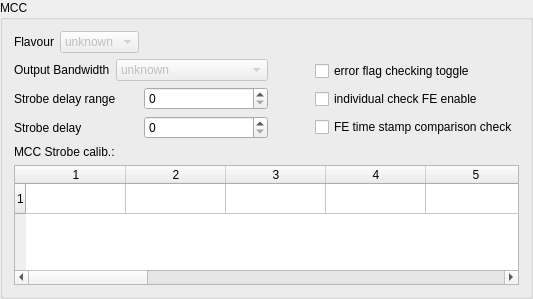
            <widget class="QGroupBox" name="MCCGroup">
             <property name="title">
              <string>MCC</string>
             </property>
             <layout class="QVBoxLayout" name="verticalLayout_6">
              <item>
               <layout class="QVBoxLayout">
                <item>
                 <layout class="QHBoxLayout">
                  <item>
                   <layout class="QHBoxLayout">
                    <property name="spacing">
                     <number>6</number>
                    </property>
                    <property name="margin">
                     <number>0</number>
                    </property>
                    <item>
                     <widget class="QLabel" name="PhiClockLabel_2_3_2">
                      <property name="text">
                       <string>Flavour</string>
                      </property>
                      <property name="wordWrap">
                       <bool>false</bool>
                      </property>
                     </widget>
                    </item>
                    <item>
                     <widget class="QComboBox" name="MCCflavour">
                      <property name="enabled">
                       <bool>false</bool>
                      </property>
                      <item>
                       <property name="text">
                        <string>unknown</string>
                       </property>
                      </item>
                      <item>
                       <property name="text">
                        <string>MCC-I1</string>
                       </property>
                      </item>
                      <item>
                       <property name="text">
                        <string>MCC-I2</string>
                       </property>
                      </item>
                     </widget>
                    </item>
                   </layout>
                  </item>
                  <item>
                   <spacer name="spacer11">
                    <property name="orientation">
                     <enum>Qt::Horizontal</enum>
                    </property>
                    <property name="sizeType">
                     <enum>QSizePolicy::Expanding</enum>
                    </property>
                    <property name="sizeHint" stdset="0">
                     <size>
                      <width>201</width>
                      <height>20</height>
                     </size>
                    </property>
                   </spacer>
                  </item>
                 </layout>
                </item>
                <item>
                 <layout class="QHBoxLayout">
                  <item>
                   <layout class="QVBoxLayout">
                    <item>
                     <layout class="QHBoxLayout">
                      <property name="spacing">
                       <number>6</number>
                      </property>
                      <property name="margin">
                       <number>0</number>
                      </property>
                      <item>
                       <widget class="QLabel" name="BwidthLabel">
                        <property name="text">
                         <string>Output Bandwidth</string>
                        </property>
                        <property name="wordWrap">
                         <bool>false</bool>
                        </property>
                       </widget>
                      </item>
                      <item>
                       <widget class="QComboBox" name="MCC_Bwidth">
                        <property name="enabled">
                         <bool>false</bool>
                        </property>
                        <item>
                         <property name="text">
                          <string>unknown</string>
                         </property>
                        </item>
                        <item>
                         <property name="text">
                          <string>40 Mb/sec - single link</string>
                         </property>
                        </item>
                        <item>
                         <property name="text">
                          <string>40Mb/sec - dual link</string>
                         </property>
                        </item>
                        <item>
                         <property name="text">
                          <string>80Mb/sec - single link</string>
                         </property>
                        </item>
                        <item>
                         <property name="text">
                          <string>80Mb/sec - dual link</string>
                         </property>
                        </item>
                       </widget>
                      </item>
                     </layout>
                    </item>
                    <item>
                     <layout class="QHBoxLayout">
                      <property name="spacing">
                       <number>6</number>
                      </property>
                      <property name="margin">
                       <number>0</number>
                      </property>
                      <item>
                       <widget class="QLabel" name="TextLabel1">
                        <property name="text">
                         <string>Strobe delay range</string>
                        </property>
                        <property name="wordWrap">
                         <bool>false</bool>
                        </property>
                       </widget>
                      </item>
                      <item>
                       <widget class="QSpinBox" name="StrbDelrg">
                        <property name="enabled">
                         <bool>true</bool>
                        </property>
                        <property name="maximum">
                         <number>15</number>
                        </property>
                       </widget>
                      </item>
                     </layout>
                    </item>
                    <item>
                     <layout class="QHBoxLayout">
                      <property name="spacing">
                       <number>6</number>
                      </property>
                      <property name="margin">
                       <number>0</number>
                      </property>
                      <item>
                       <widget class="QLabel" name="TextLabel1_2">
                        <property name="text">
                         <string>Strobe delay         </string>
                        </property>
                        <property name="wordWrap">
                         <bool>false</bool>
                        </property>
                       </widget>
                      </item>
                      <item>
                       <widget class="QSpinBox" name="StrbDel">
                        <property name="enabled">
                         <bool>true</bool>
                        </property>
                        <property name="maximum">
                         <number>63</number>
                        </property>
                       </widget>
                      </item>
                     </layout>
                    </item>
                   </layout>
                  </item>
                  <item>
                   <spacer name="spacer23">
                    <property name="orientation">
                     <enum>Qt::Horizontal</enum>
                    </property>
                    <property name="sizeType">
                     <enum>QSizePolicy::Expanding</enum>
                    </property>
                    <property name="sizeHint" stdset="0">
                     <size>
                      <width>41</width>
                      <height>21</height>
                     </size>
                    </property>
                   </spacer>
                  </item>
                  <item>
                   <layout class="QVBoxLayout">
                    <item>
                     <widget class="QCheckBox" name="MCC_ErrorFlag">
                      <property name="enabled">
                       <bool>true</bool>
                      </property>
                      <property name="text">
                       <string>error flag checking toggle</string>
                      </property>
                     </widget>
                    </item>
                    <item>
                     <widget class="QCheckBox" name="MCC_FECheck">
                      <property name="text">
                       <string>individual check FE enable</string>
                      </property>
                     </widget>
                    </item>
                    <item>
                     <widget class="QCheckBox" name="MCC_TimeStampComp">
                      <property name="text">
                       <string>FE time stamp comparison check</string>
                      </property>
                     </widget>
                    </item>
                   </layout>
                  </item>
                 </layout>
                </item>
                <item>
                 <layout class="QVBoxLayout">
                  <item>
                   <widget class="QLabel" name="MCCStrCalLabel">
                    <property name="text">
                     <string>MCC Strobe calib.:</string>
                    </property>
                    <property name="wordWrap">
                     <bool>false</bool>
                    </property>
                   </widget>
                  </item>
                  <item>
                   <widget class="QTableWidget" name="MCCStrCal">
                    <property name="minimumSize">
                     <size>
                      <width>0</width>
                      <height>80</height>
                     </size>
                    </property>
                    <property name="maximumSize">
                     <size>
                      <width>16777215</width>
                      <height>120</height>
                     </size>
                    </property>
                    <row>
                     <property name="text">
                      <string>1</string>
                     </property>
                    </row>
                    <column>
                     <property name="text">
                      <string>1</string>
                     </property>
                    </column>
                    <column>
                     <property name="text">
                      <string>2</string>
                     </property>
                    </column>
                    <column>
                     <property name="text">
                      <string>3</string>
                     </property>
                    </column>
                    <column>
                     <property name="text">
                      <string>4</string>
                     </property>
                    </column>
                    <column>
                     <property name="text">
                      <string>5</string>
                     </property>
                    </column>
                    <column>
                     <property name="text">
                      <string>6</string>
                     </property>
                    </column>
                    <column>
                     <property name="text">
                      <string>7</string>
                     </property>
                    </column>
                    <column>
                     <property name="text">
                      <string>8</string>
                     </property>
                    </column>
                    <column>
                     <property name="text">
                      <string>9</string>
                     </property>
                    </column>
                    <column>
                     <property name="text">
                      <string>10</string>
                     </property>
                    </column>
                    <column>
                     <property name="text">
                      <string>11</string>
                     </property>
                    </column>
                    <column>
                     <property name="text">
                      <string>12</string>
                     </property>
                    </column>
                    <column>
                     <property name="text">
                      <string>13</string>
                     </property>
                    </column>
                    <column>
                     <property name="text">
                      <string>14</string>
                     </property>
                    </column>
                    <column>
                     <property name="text">
                      <string>15</string>
                     </property>
                    </column>
                    <column>
                     <property name="text">
                      <string>16</string>
                     </property>
                    </column>
                   </widget>
                  </item>
                 </layout>
                </item>
               </layout>
              </item>
             </layout>
            </widget>
